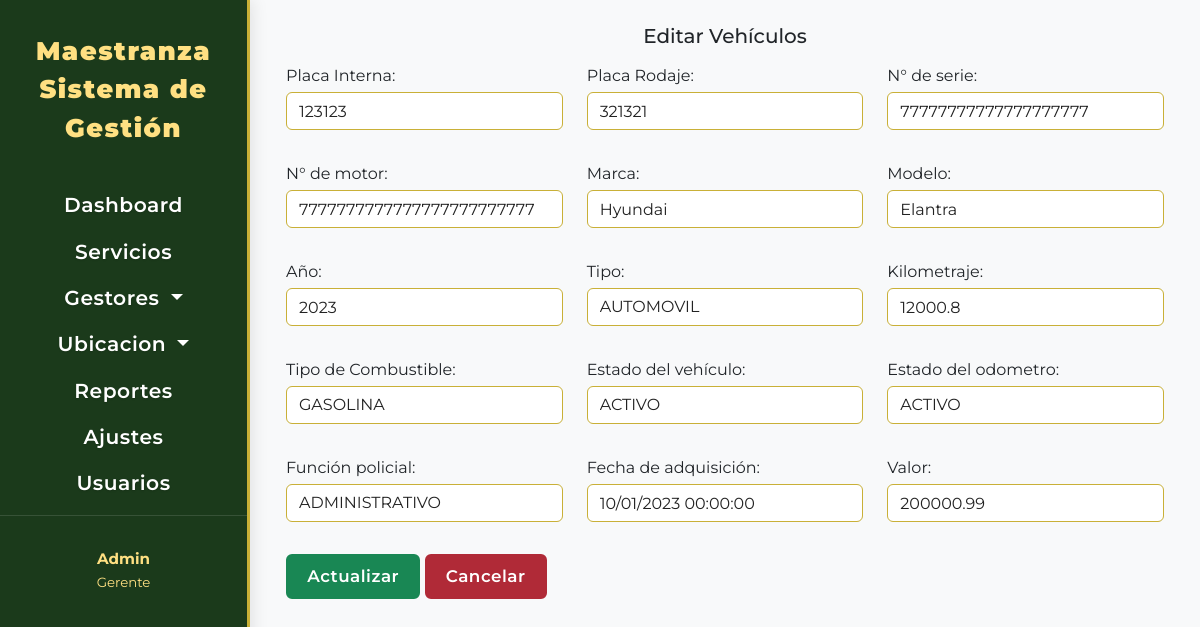
The app's page /vehiculos/editar/1/, older data.
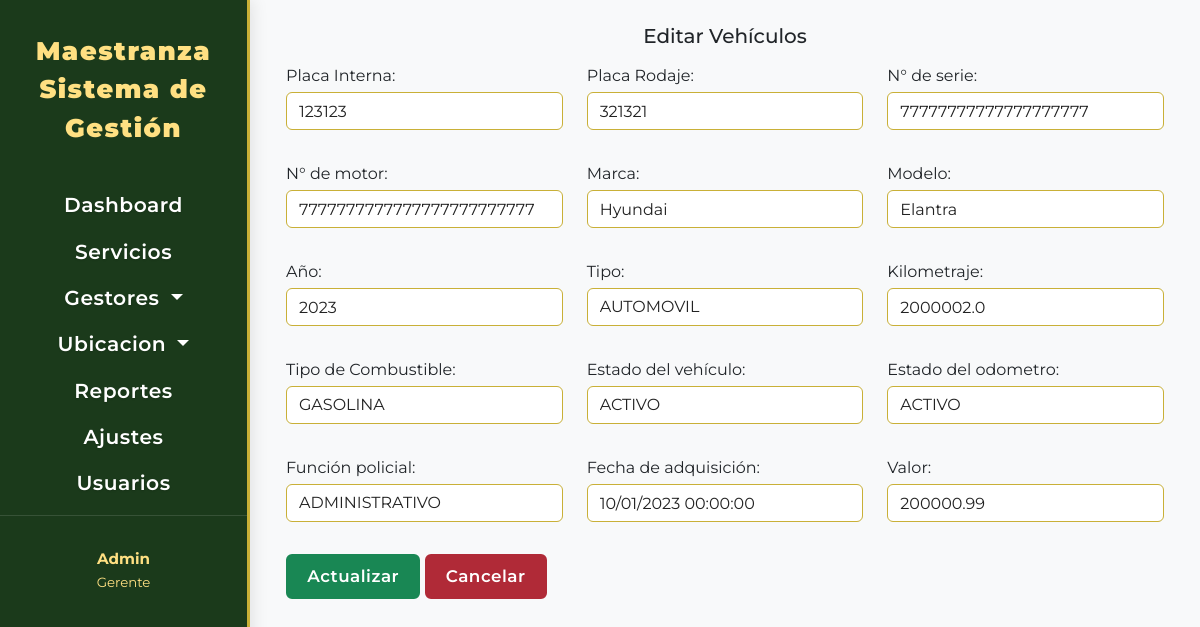
The same page, newer data.
### vehiculo/models.py (models this page shows, shortened)
class Vehiculo(models.Model):
    placa_int = models.CharField(
        max_length=6,
        unique=True,
        verbose_name="Placa Interna"
    )
    placa_rod = models.CharField(
        max_length=6,
        unique=True,
        verbose_name="Placa Rodaje"
    )
    vin = models.CharField(
        max_length= 20,
        unique=True,
        verbose_name= 'N° de serie'
    )
    num_motor = models.CharField(
        max_length= 25,
        verbose_name= 'N° de motor'
    )
    marca = models.CharField(
        max_length=50,
        verbose_name="Marca"
    )
    modelo = models.CharField(
        max_length=50,
        verbose_name="Modelo"
    )
    anio = models.PositiveIntegerField(
        verbose_name="Año"
    )
    tipo = models.CharField(
        max_length=30,
        choices=TIPOS_VEHICULO_CHOICES,
        default='Sedan',
        verbose_name='Tipo'
    )
    kilometraje = models.DecimalField(
        max_digits= 18,
        decimal_places=1,
        blank=False,
        null=False,
        verbose_name="Kilometraje"
    )
    estado_vehi = models.CharField(
        max_length=30,
        choices=ESTADOS_VEHICULO_CHOICES,
        default='ACTIVO',
        verbose_name='Estado del vehículo'
    )
    estado_odo = models.CharField(
        max_length=30,
        choices=ESTADOS_ODOMETRO_VEHICULO_CHOICES,
        default='ACTIVO',
        verbose_name='Estado del odometro'
    )
    fecha_adquisicion = models.DateTimeField(
        blank=True,
        null= True,
        verbose_name= 'Fecha de adquisición'
    )
    tipo_combustible = models.CharField(
        max_length=20,
        choices=TIPO_COMBUSTIBLE_CHOICES,
        default='Gasolina',
        verbose_name="Tipo de Combustible"
    )
    funcion = models.CharField(
        max_length=30,
        choices=FUNCION_VEHICULO_CHOICES,
        default='ACTIVO',
        verbose_name='Función policial'
    )
    valor = models.DecimalField(
        max_digits= 18,
        decimal_places=2,
        blank=True,
        null=True,
        verbose_name="Valor"
    )
    created = models.DateTimeField(
        auto_now_add=True,
        editable=True
    )
    class Meta:
        verbose_name = "Vehículo"
        verbose_name_plural = "Vehículos"
        ordering = ['created']

### vehiculo/views.py (the view)
# urls.py: path('editar/<int:id>/', views.vehiculo_gestion, name='vehiculo_editar'),
def vehiculo_gestion(request, id=None):
    vehiculos, modo, extra = modo_gestion(Vehiculo,id)
    if request.method == 'POST':
        form = VehiculoForm(request.POST, instance=vehiculos)
        if form.is_valid():
            try:
                vehiculos = form.save()
                messages.success(request, f"Vehículo {'creado' if modo == 'crear' else 'actualizado'} correctamente.")
                return redirect('vehiculo_index')
            except Exception as e:
                messages.error(request, f"Error al guardar el vehículos: {e}")
    else:
        form = VehiculoForm(instance=vehiculos)
    context = {
        'form' : form,
        'vehiculos': vehiculos,
        'modo': modo,
        'extra': extra
    }
    return render(request, 'vehiculo/gestion.html', context)

### maestranza/utils.py (called while the page is built)
def modo_gestion(modelo,id=None):
    if id:
        return get_object_or_404(modelo, id=id), 'editar', 0
    return None, 'crear', 1

### templates/vehiculo/gestion.html (shortened to what this page needs)
{% extends "componentes/formulario.html" %}
{% block formtit %}
{% if modo == 'editar' %}
Editar Vehículos
{% else %}
Crear Vehículos
{% endif %}
{% endblock formtit %}
{% block formulario %}
<div class="row">
    <div class="col-md-4 mb-2">
        <div>{{form.placa_int.label}}:</div>
        <div>{{form.placa_int}}</div>
    </div>
    <div class="col-md-4 mb-2">
        <div>{{form.placa_rod.label}}:</div>
        <div>{{form.placa_rod}}</div>
    </div>
    <div class="col-md-4 mb-2">
        <div>{{form.vin.label}}:</div>
        <div>{{form.vin}}</div>
    </div>
</div>
<div class="row">
    <div class="col-md-4 mb-2">
        <div>{{form.num_motor.label}}:</div>
        <div>{{form.num_motor}}</div>
    </div>
    <div class="col-md-4 mb-2">
        <div>{{form.marca.label}}:</div>
        <div>{{form.marca}}</div>
    </div>
    <div class="col-md-4 mb-2">
        <div>{{form.modelo.label}}:</div>
        <div>{{form.modelo}}</div>
    </div>
</div>
<div class="row">
    <div class="col-md-4 mb-2">
        <div>{{form.anio.label}}:</div>
        <div>{{form.anio}}</div>
    </div>
    <div class="col-md-4 mb-2">
        <div>{{form.tipo.label}}:</div>
        <div>{{form.tipo}}</div>
    </div>
    <div class="col-md-4 mb-2">
        <div>{{form.kilometraje.label}}:</div>
        <div>{{form.kilometraje}}</div>
    </div>
</div>
<div class="row">
    <div class="col-md-4 mb-2">
        <div>{{form.tipo_combustible.label}}:</div>
        <div>{{form.tipo_combustible}}</div>
    </div>
    <div class="col-md-4 mb-2">
        <div>{{form.estado_vehi.label}}:</div>
        <div>{{form.estado_vehi}}</div>
    </div>
    <div class="col-md-4 mb-2">
        <div>{{form.estado_odo.label}}:</div>
        <div>{{form.estado_odo}}</div>
    </div>
</div>
<div class="row">
    <div class="col-md-4 mb-2">
        <div>{{form.funcion.label}}:</div>
        <div>{{form.funcion}}</div>
    </div>
    <div class="col-md-4 mb-2">
        <div>{{form.fecha_adquisicion.label}}:</div>
        <div>{{form.fecha_adquisicion}}</div>
    </div>
    <div class="col-md-4 mb-2">
        <div>{{form.valor.label}}:</div>
        <div>{{form.valor}}</div>
    </div>
</div>
<button class="btn btn-success" type="submit">
    {% if modo == 'editar' %}Actualizar{% else %}Guardar{% endif %}
</button>
<a class="btn btn-danger" href="{% url 'vehiculo_index'%}">Cancelar</a>
{% endblock formulario %}

### templates/componentes/formulario.html (shortened to what this page needs)
{% extends "base.html" %}
{% block content %}
<div class="container-fluid">
    <div class="row mb-2 text-center">
        <h5> {% block formtit %} {% endblock formtit %}</h5>
    </div>
    <div class="row">
        <div class="col">
            <form action="" method="post">
                {% block formulario %} {% endblock formulario %}
            </form>
        </div>
    </div>
</div>
{% endblock content%}

### templates/base.html (shortened to what this page needs)
{% load static %}
<!DOCTYPE html>
<html lang="es">
<head>
  <link href="https://cdn.jsdelivr.net/npm/bootstrap@5.3.0/dist/css/bootstrap.min.css" rel="stylesheet">
  <link rel="stylesheet" href="{% static 'css/base1.css' %}" />
</head>
<body style="min-height: 100vh;">
  <aside class="sidebar-bs5 d-flex flex-column">
    {% include 'componentes/navegador.html' %}
  </aside>
  <section class="main-content-wrapper-bs5 flex-grow-1 p-4">
    {% block content %}{% endblock content %}
  </section>
</body>
</html>

### templates/componentes/navegador.html (shortened to what this page needs)
<nav>
  <div class="system-title-bs5 text-center">
    Maestranza
    <br>Sistema de Gestión</br>
  </div>
  <div class="sidebar-section-title-bs5 text-center">
    <ul class="nav nav-pills flex-column mb-auto  mb-4 text-center">
      <li class="navbar-item">
        <a class="nav-link" href="{% url 'index' %}">Dashboard</a>
      </li>
      <li class="nav-item">
        <a class="nav-link" href="{% url 'servicio_lista' %}">Servicios</a>
      </li>
      <li class="nav-item dropdown">
        <a class="nav-link dropdown-toggle" href="#" role="button" data-bs-toggle="dropdown" aria-expanded="false">
          Gestores
        </a>
      </li>
      <li class="nav-item dropdown">
        <a class="nav-link dropdown-toggle" href="#" role="button" data-bs-toggle="dropdown" aria-expanded="false">
          Ubicacion
        </a>
      </li>
      <li class="nav-item"><a class="nav-link" href="#">Reportes</a></li>
      <li class="nav-item"><a class="nav-link" href="#">Ajustes</a></li>
      <li class="nav-item"><a class="nav-link" href="#">Usuarios</a></li>
    </ul>
  </div>
  <div class="sidebar-footer-bs5 text-center">
    <strong>Admin</strong><br />
    <small>Gerente</small>
  </div>
</nav>

### static/css/base1.css (style rules this page uses)
:root { --Primary-color: #1B3A1B; --Secondary-color: #2E5939; --Accent-color: #C9B037; --Text-color: #fff; --Sidebar-bg: #1B3A1B; --Sidebar-active: #C9B037; --Sidebar-hover: #2E5939; --Table-header-bg: #2E5939; --Table-header-text: #fff; --Table-row-hover: #e9f5e1; --Button-primary: #1B3A1B; --Button-primary-hover: #2E5939; --Button-danger: #b02a37; --Button-danger-hover: #7a1d25; --Button-secondary: #495057; --Button-secondary-hover: #343a40; --Input-border: #C9B037; --Input-focus: #2E5939; --sidebar-width-bs5: 250px; --sidebar-bg-mobile: rgba(27,58,27,0.97); }
body, .sidebar-bs5, .main-content-wrapper-bs5 { font-family: 'Montserrat', Arial, Helvetica, sans-serif; }
.sidebar-bs5 { position: fixed; top: 0; left: 0; width: var(--sidebar-width-bs5); height: 100vh; background: var(--Primary-color, #1b3a1b); color: #fff; z-index: 1061; transition: none; overflow-y: auto; box-shadow: 2px 0 8px rgba(0,0,0,0.15); }
@media (min-width: 992px) { .sidebar-bs5 { background: linear-gradient(180deg, #1B3A1B 80%, #2E5939 100%); box-shadow: 2px 0 16px rgba(0,0,0,0.10); border-right: 3px solid var(--Accent-color, #C9B037); padding-top: 2rem; min-height: 100vh; overflow-y: auto; } }
.system-title-bs5 { font-size: 1.6rem; font-weight: 900; color: #ffe082; letter-spacing: 1.5px; margin-bottom: 2.2rem; font-family: 'Montserrat', Arial, Helvetica, sans-serif; }
.sidebar-section-title-bs5 { font-size: 1.15rem; color: #ffe082; margin: 1.5rem 0 1rem 0; font-weight: 700; letter-spacing: 1px; text-align: center; border-bottom: 1px solid rgba(255,255,255,0.12); padding-bottom: 0.5rem; }
.sidebar-footer-bs5 { color: #ffe082; font-size: 0.95rem; margin: 2rem 0 1rem 0; }
.sidebar-bs5 nav, .sidebar-bs5 .nav, .sidebar-bs5 .sidebar-section-title-bs5 { text-align: center; width: 100%; }
.main-content-wrapper-bs5 { margin-left: var(--sidebar-width-bs5); min-height: 100vh; background-color: #f8f9fa; }
.sidebar-bs5 .nav-link, .sidebar-bs5 .dropdown-item { color: #fff !important; font-weight: 600; font-size: 1.1em; text-shadow: 0 1px 2px rgba(0,0,0,0.15); font-family: 'Montserrat', Arial, Helvetica, sans-serif; letter-spacing: 0.5px; }
.btn { border-radius: 0.375rem !important; font-weight: 600 !important; font-size: 1.05rem !important; letter-spacing: 0.5px; padding: 0.5rem 1.2rem !important; box-shadow: none !important; border-width: 2px !important; margin-bottom: 0.5rem; white-space: normal; }
.btn-danger { background-color: var(--Button-danger); border-color: var(--Button-danger); color: #fff; font-weight: 600; letter-spacing: 0.5px; }
.form-control, .select2-container--default .select2-selection--single { border: 1.5px solid var(--Input-border) !important; border-radius: 0.375rem; background-color: #fff; color: #222; height: 38px !important; box-shadow: none; }

Row changes from the older to the newer data that the page shows:
changed Vehiculo "Hyundai": kilometraje "12000.8" → "2000002.0"
